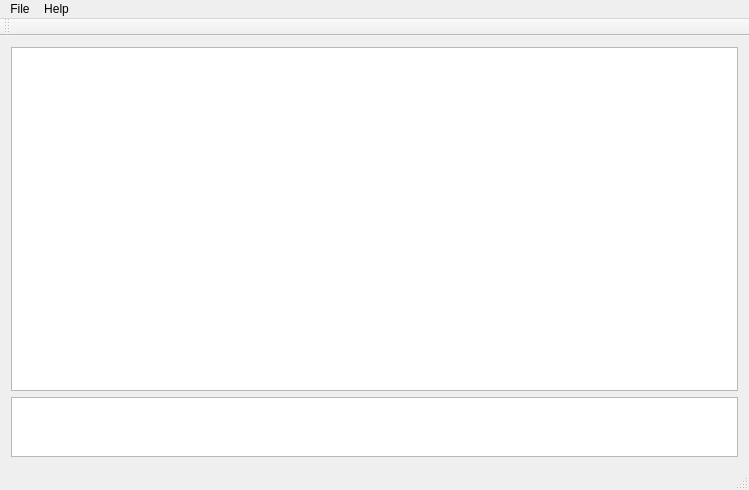
<?xml version="1.0" encoding="UTF-8"?>
<ui version="4.0">
 <class>EQCluster</class>
 <widget class="QMainWindow" name="EQCluster">
  <property name="geometry">
   <rect>
    <x>0</x>
    <y>0</y>
    <width>749</width>
    <height>490</height>
   </rect>
  </property>
  <property name="windowTitle">
   <string>Swarm_Detect</string>
  </property>
  <widget class="QWidget" name="centralWidget">
   <layout class="QVBoxLayout" name="verticalLayout">
    <item>
     <widget class="QTableView" name="tableView"/>
    </item>
    <item>
     <widget class="QTextBrowser" name="textBrowser">
      <property name="sizePolicy">
       <sizepolicy hsizetype="Expanding" vsizetype="Fixed">
        <horstretch>0</horstretch>
        <verstretch>0</verstretch>
       </sizepolicy>
      </property>
      <property name="maximumSize">
       <size>
        <width>16777215</width>
        <height>60</height>
       </size>
      </property>
     </widget>
    </item>
   </layout>
  </widget>
  <widget class="QMenuBar" name="menuBar">
   <property name="geometry">
    <rect>
     <x>0</x>
     <y>0</y>
     <width>749</width>
     <height>25</height>
    </rect>
   </property>
   <widget class="QMenu" name="menuFile">
    <property name="title">
     <string>File</string>
    </property>
    <addaction name="actionLoad_CSV"/>
    <addaction name="actionSet_Search_Params"/>
    <addaction name="actionSearch_for_Clusters"/>
    <addaction name="actionCluster_Viewer"/>
   </widget>
   <widget class="QMenu" name="menuHelp">
    <property name="title">
     <string>Help</string>
    </property>
    <addaction name="actionDebug_Mode"/>
   </widget>
   <addaction name="menuFile"/>
   <addaction name="menuHelp"/>
  </widget>
  <widget class="QToolBar" name="mainToolBar">
   <attribute name="toolBarArea">
    <enum>TopToolBarArea</enum>
   </attribute>
   <attribute name="toolBarBreak">
    <bool>false</bool>
   </attribute>
  </widget>
  <widget class="QStatusBar" name="statusBar"/>
  <action name="actionLoad_CSV">
   <property name="text">
    <string>Load CSV</string>
   </property>
  </action>
  <action name="actionDebug_Mode">
   <property name="text">
    <string>Debug Mode</string>
   </property>
  </action>
  <action name="actionSet_Search_Params">
   <property name="text">
    <string>Set Search Params</string>
   </property>
  </action>
  <action name="actionSearch_for_Clusters">
   <property name="text">
    <string>Search for Clusters</string>
   </property>
   <property name="toolTip">
    <string>Search for Clusters</string>
   </property>
  </action>
  <action name="actionCluster_Viewer">
   <property name="text">
    <string>Cluster Viewer</string>
   </property>
  </action>
 </widget>
 <layoutdefault spacing="6" margin="11"/>
 <resources/>
 <connections/>
</ui>
